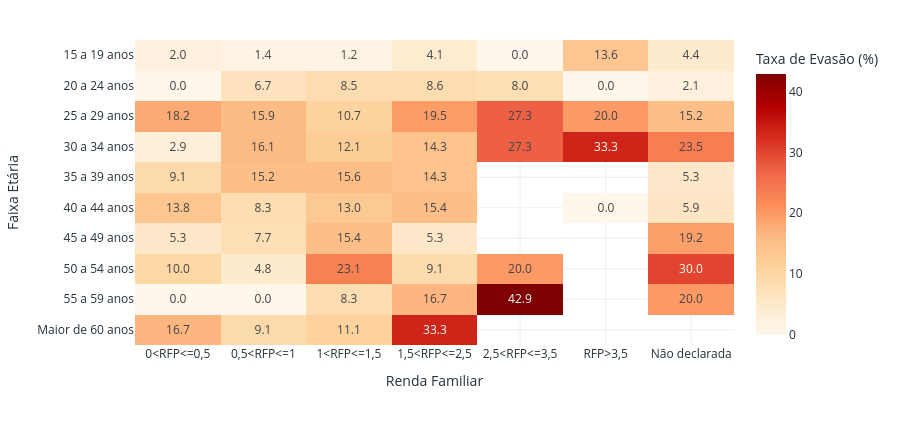
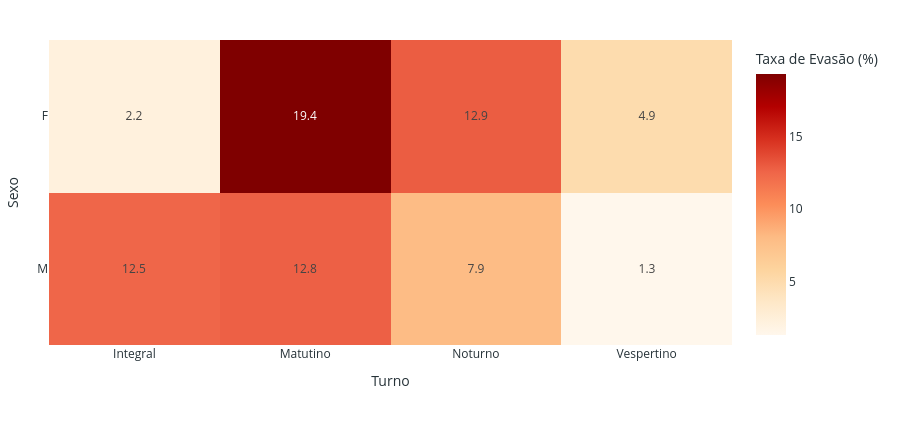
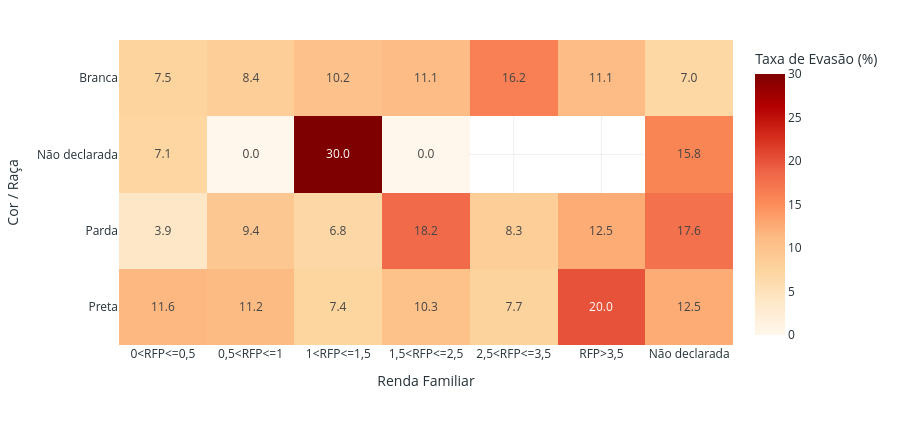

Write notebook code for charts like these, in order.
### Markdown cell above
#### Gráficos 19 a 21 — Heatmaps de evasão

Células com menos de `n_minimo` matrículas são deixadas em branco.

### Code cell
p19 = pivot_indicador_perfil(df, "Faixa Etária", "Renda Familiar", "TE", ORDEM_ETARIA, ORDEM_RENDA, n_minimo)
fig_g19 = fig_heatmap_perfil(p19, "TE")
fig_g19.show()

p20 = pivot_indicador_perfil(df, "Sexo", "Turno", "TE", n_minimo=n_minimo)
fig_g20 = fig_heatmap_perfil(p20, "TE")
fig_g20.show()

p21 = pivot_indicador_perfil(df, "Cor / Raça", "Renda Familiar", "TE", ordem_x=ORDEM_RENDA, n_minimo=n_minimo)
fig_g21 = fig_heatmap_perfil(p21, "TE")
fig_g21.show()

### Figure 1 — Plotly figure (JSON) as saved in the notebook; plotly's stock layout.template omitted (floating-point values rounded to 4 significant figures)
{"data": [{"coloraxis": "coloraxis", "hovertemplate": "Renda Familiar: %{x}<br>Faixa Etária: %{y}<br>Taxa de Evasão (%): %{z}<extra></extra>", "name": "0", "texttemplate": "%{z:.1f}", "type": "heatmap", "x": ["0<RFP<=0,5", "0,5<RFP<=1", "1<RFP<=1,5", "1,5<RFP<=2,5", "2,5<RFP<=3,5", "RFP>3,5", "Não declarada"], "xaxis": "x", "y": ["15 a 19 anos", "20 a 24 anos", "25 a 29 anos", "30 a 34 anos", "35 a 39 anos", "40 a 44 anos", "45 a 49 anos", "50 a 54 anos", "55 a 59 anos", "Maior de 60 anos"], "yaxis": "y", "z": [[2.04, 1.37, 1.18, 4.08, 0.0, 13.64, 4.44], [0.0, 6.67, 8.51, 8.57, 8.0, 0.0, 2.13], [18.18, 15.94, 10.67, 19.51, 27.27, 20.0, 15.22], [2.94, 16.07, 12.12, 14.29, 27.27, 33.33, 23.53], [9.09, 15.15, 15.56, 14.29, NaN, NaN, 5.26], [13.79, 8.33, 13.04, 15.38, NaN, 0.0, 5.88], [5.26, 7.69, 15.38, 5.26, NaN, NaN, 19.23], [10.0, 4.76, 23.08, 9.09, 20.0, NaN, 30.0], [0.0, 0.0, 8.33, 16.67, 42.86, NaN, 20.0], [16.67, 9.09, 11.11, 33.33, NaN, NaN, NaN]]}], "layout": {"coloraxis": {"colorbar": {"title": {"text": "Taxa de Evasão (%)"}}, "colorscale": [[0, "rgb(255,247,236)"], [0.125, "rgb(254,232,200)"], [0.25, "rgb(253,212,158)"], [0.375, "rgb(253,187,132)"], [0.5, "rgb(252,141,89)"], [0.625, "rgb(239,101,72)"], [0.75, "rgb(215,48,31)"], [0.875, "rgb(179,0,0)"], [1, "rgb(127,0,0)"]]}, "font": {"color": "#263238"}, "height": 430, "legend": {"orientation": "h", "title": {"text": ""}, "x": 0.5, "xanchor": "center", "y": -0.2, "yanchor": "top"}, "margin": {"b": 85, "l": 20, "r": 20, "t": 40}, "paper_bgcolor": "white", "plot_bgcolor": "white", "title": {"text": ""}, "xaxis": {"anchor": "y", "domain": [0, 1], "gridcolor": "#ECEFF1", "showgrid": true, "title": {"text": "Renda Familiar"}, "zeroline": false}, "yaxis": {"anchor": "x", "autorange": "reversed", "domain": [0, 1], "gridcolor": "#ECEFF1", "showgrid": true, "title": {"text": "Faixa Etária"}, "zeroline": false}}}

### Figure 2 — Plotly figure (JSON) as saved in the notebook; plotly's stock layout.template omitted (floating-point values rounded to 4 significant figures)
{"data": [{"coloraxis": "coloraxis", "hovertemplate": "Turno: %{x}<br>Sexo: %{y}<br>Taxa de Evasão (%): %{z}<extra></extra>", "name": "0", "texttemplate": "%{z:.1f}", "type": "heatmap", "x": ["Integral", "Matutino", "Noturno", "Vespertino"], "xaxis": "x", "y": ["F", "M"], "yaxis": "y", "z": [[2.2, 19.35, 12.91, 4.92], [12.5, 12.77, 7.94, 1.29]]}], "layout": {"coloraxis": {"colorbar": {"title": {"text": "Taxa de Evasão (%)"}}, "colorscale": [[0, "rgb(255,247,236)"], [0.125, "rgb(254,232,200)"], [0.25, "rgb(253,212,158)"], [0.375, "rgb(253,187,132)"], [0.5, "rgb(252,141,89)"], [0.625, "rgb(239,101,72)"], [0.75, "rgb(215,48,31)"], [0.875, "rgb(179,0,0)"], [1, "rgb(127,0,0)"]]}, "font": {"color": "#263238"}, "height": 430, "legend": {"orientation": "h", "title": {"text": ""}, "x": 0.5, "xanchor": "center", "y": -0.2, "yanchor": "top"}, "margin": {"b": 85, "l": 20, "r": 20, "t": 40}, "paper_bgcolor": "white", "plot_bgcolor": "white", "title": {"text": ""}, "xaxis": {"anchor": "y", "domain": [0, 1], "gridcolor": "#ECEFF1", "showgrid": true, "title": {"text": "Turno"}, "zeroline": false}, "yaxis": {"anchor": "x", "autorange": "reversed", "domain": [0, 1], "gridcolor": "#ECEFF1", "showgrid": true, "title": {"text": "Sexo"}, "zeroline": false}}}

### Figure 3 — Plotly figure (JSON) as saved in the notebook; plotly's stock layout.template omitted (floating-point values rounded to 4 significant figures)
{"data": [{"coloraxis": "coloraxis", "hovertemplate": "Renda Familiar: %{x}<br>Cor / Raça: %{y}<br>Taxa de Evasão (%): %{z}<extra></extra>", "name": "0", "texttemplate": "%{z:.1f}", "type": "heatmap", "x": ["0<RFP<=0,5", "0,5<RFP<=1", "1<RFP<=1,5", "1,5<RFP<=2,5", "2,5<RFP<=3,5", "RFP>3,5", "Não declarada"], "xaxis": "x", "y": ["Branca", "Não declarada", "Parda", "Preta"], "yaxis": "y", "z": [[7.53, 8.37, 10.21, 11.11, 16.18, 11.11, 6.96], [7.14, 0.0, 30.0, 0.0, NaN, NaN, 15.79], [3.85, 9.41, 6.76, 18.18, 8.33, 12.5, 17.65], [11.59, 11.22, 7.37, 10.34, 7.69, 20.0, 12.5]]}], "layout": {"coloraxis": {"colorbar": {"title": {"text": "Taxa de Evasão (%)"}}, "colorscale": [[0, "rgb(255,247,236)"], [0.125, "rgb(254,232,200)"], [0.25, "rgb(253,212,158)"], [0.375, "rgb(253,187,132)"], [0.5, "rgb(252,141,89)"], [0.625, "rgb(239,101,72)"], [0.75, "rgb(215,48,31)"], [0.875, "rgb(179,0,0)"], [1, "rgb(127,0,0)"]]}, "font": {"color": "#263238"}, "height": 430, "legend": {"orientation": "h", "title": {"text": ""}, "x": 0.5, "xanchor": "center", "y": -0.2, "yanchor": "top"}, "margin": {"b": 85, "l": 20, "r": 20, "t": 40}, "paper_bgcolor": "white", "plot_bgcolor": "white", "title": {"text": ""}, "xaxis": {"anchor": "y", "domain": [0, 1], "gridcolor": "#ECEFF1", "showgrid": true, "title": {"text": "Renda Familiar"}, "zeroline": false}, "yaxis": {"anchor": "x", "autorange": "reversed", "domain": [0, 1], "gridcolor": "#ECEFF1", "showgrid": true, "title": {"text": "Cor / Raça"}, "zeroline": false}}}
